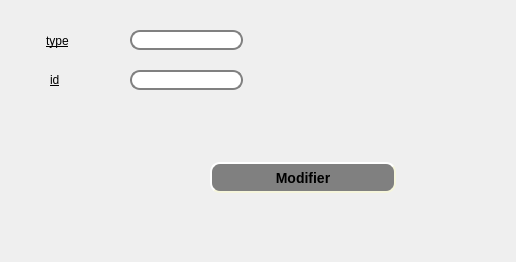
      <widget class="QWidget" name="m">
       <attribute name="title">
        <string>modifier un conge</string>
       </attribute>
       <widget class="QLineEdit" name="lineEdit_id_2">
        <property name="geometry">
         <rect>
          <x>130</x>
          <y>70</y>
          <width>113</width>
          <height>20</height>
         </rect>
        </property>
        <property name="styleSheet">
         <string notr="true">QLineEdit {
    border: 2px solid gray;
    border-radius: 10px;
    padding: 0 8px;
    background: white;
    selection-background-color: darkgray;
}</string>
        </property>
       </widget>
       <widget class="QLineEdit" name="lineEdit_type_2">
        <property name="geometry">
         <rect>
          <x>130</x>
          <y>30</y>
          <width>113</width>
          <height>20</height>
         </rect>
        </property>
        <property name="styleSheet">
         <string notr="true">QLineEdit {
    border: 2px solid gray;
    border-radius: 10px;
    padding: 0 8px;
    background: white;
    selection-background-color: darkgray;
}</string>
        </property>
       </widget>
       <widget class="QLabel" name="label_32">
        <property name="geometry">
         <rect>
          <x>46</x>
          <y>30</y>
          <width>61</width>
          <height>21</height>
         </rect>
        </property>
        <property name="styleSheet">
         <string notr="true">font: 12pt &quot;Andalus&quot;;
text-decoration: underline;</string>
        </property>
        <property name="text">
         <string>type</string>
        </property>
       </widget>
       <widget class="QLabel" name="label_33">
        <property name="geometry">
         <rect>
          <x>50</x>
          <y>70</y>
          <width>61</width>
          <height>20</height>
         </rect>
        </property>
        <property name="styleSheet">
         <string notr="true">font: 12pt &quot;Andalus&quot;;
text-decoration: underline;</string>
        </property>
        <property name="text">
         <string>id</string>
        </property>
       </widget>
       <widget class="QPushButton" name="ajoute_cong_2">
        <property name="geometry">
         <rect>
          <x>210</x>
          <y>162</y>
          <width>186</width>
          <height>31</height>
         </rect>
        </property>
        <property name="styleSheet">
         <string notr="true">QPushButton#ajoute_cong_2 {
    background-color: grey;
    border-style: outset;
    border-width: 2px;
    border-radius: 10px;
    border-color: beige;
    font: bold 14px;
    min-width: 10em;
    padding: 6px;
}
</string>
        </property>
        <property name="text">
         <string>Modifier</string>
        </property>
       </widget>
       <widget class="QLabel" name="label_2">
        <property name="geometry">
         <rect>
          <x>6</x>
          <y>12</y>
          <width>501</width>
          <height>241</height>
         </rect>
        </property>
        <property name="styleSheet">
         <string notr="true">background-image: url(:/bg.jpg);</string>
        </property>
        <property name="text">
         <string/>
        </property>
        <property name="pixmap">
         <pixmap>../60342173_2276972439287605_1529191567795945472_n.jpg</pixmap>
        </property>
       </widget>
       <zorder>label_2</zorder>
       <zorder>lineEdit_id_2</zorder>
       <zorder>lineEdit_type_2</zorder>
       <zorder>label_32</zorder>
       <zorder>label_33</zorder>
       <zorder>ajoute_cong_2</zorder>
      </widget>
